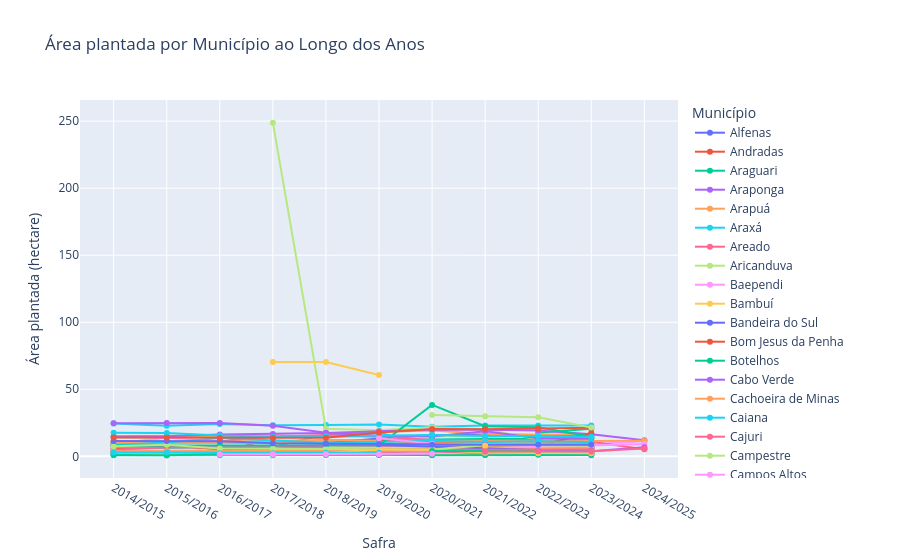

Notebook source saved alongside this figure:
### Code cell
fig = px.line(
    df_safra_municipios,
    x="safra",
    y="5_area_plantada_ha",
    color="municipio_fazenda",
    markers=True,
    title="Área plantada por Município ao Longo dos Anos"
)

fig.update_layout(
    xaxis_title="Safra",
    yaxis_title="Área plantada (hectare)",
    legend_title="Município",
    hovermode="x unified"
)

fig.update_xaxes(categoryorder='array', categoryarray=safras)

fig.show()
